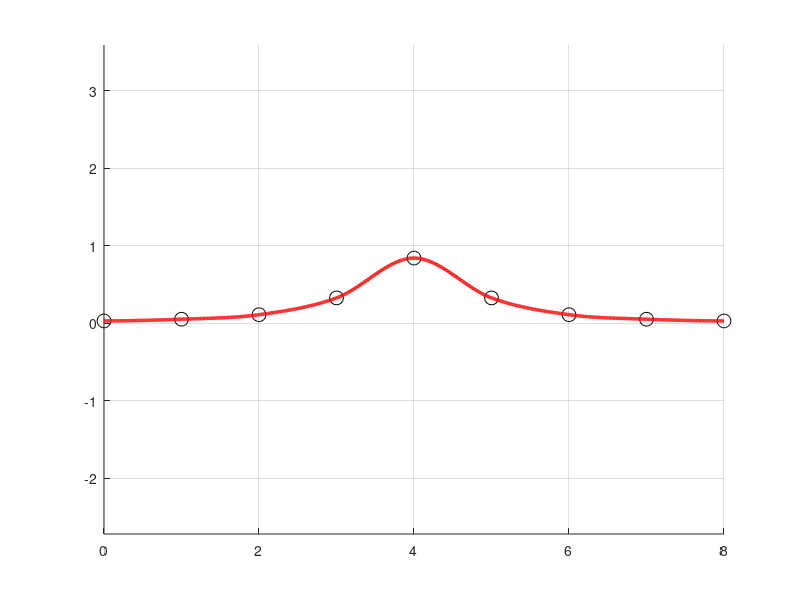

The MATLAB script that drew this image:
% Interpoliavimas_Ermito_splainais
% kiekvienas intervalas tarp tasku interpoliuojamas
% 2 eiles Ermito daugianariais, nustatant isvestiniu reiksmes pagal 
% skaitinio diferencijavimo formules

function main
clc,close all
hL=[];

X=[0 1 2 3 4 5 6 7 8]
Y=sin(1./(1+2*(X-4).^2))
DY=Akima(X,Y)
nP=length(X) % interpoliavimo tasku skaicius

f=figure(1),hold on, axis equal, grid on
% vaizduojame duotus taskus
for i=1:nP, 
    h(i)=plot(X(i), Y(i),'ko','ButtonDownFcn',@startDragFcn,'MarkerSize',10);
    % kas atliekama paspaudus peles klavisa, nurodoma funkcijoje startDragFcn
    % tasku objektu valdikliai issaugomi masyve h
end

set(f,'WindowButtonUpFcn',@stopDragFcn); % kas atliekama atleidus peles klavisa, nurodoma funkcijoje stopDragFcn

Ermito_splainu_interpoliavimas(X,Y,DY);  % interpoliuojame pagal ivestus taskus ir nubraizome pradine kreive  
                                                   
%************************************************************************   
% Toliau programa laukia pertraukimo nuo peles klaviso, kuris inicijuja 
% startDragFcn arba stopDragFcn vykdyma. Jos savo ruoztu peles judesi susieja arba atsieja 
% su draggingFcn
%************************************************************************

                                                   
%-----------  vidines funkcijos ------------------
%  jos aprasomos anksciau, nei sutinkamas pagrindines funkcijos "end",
%  todel visi pagrindineje funkcijoje naudojami kintamieji matomi taip pat
%  ir vidinese funkcijose

function startDragFcn(varargin) % apraso, kas atliekama, kai paspaudziamas kairys peles klavisas
     set(gcf, 'WindowButtonMotionFcn',@draggingFcn); % nurodo funkcija, kuria reikia nuolat kviesti pelei judant
end

function draggingFcn(varargin)  % apraso, kas atliekama, kai pele juda
    pt=get(gca,'Currentpoint');  % perskaitoma nauja padetis
    set(gco,'xData',pt(1,1),'yData',pt(1,2)); % pakeiciamos objekto koordinates
    X(find(gco == h))=pt(1,1); Y(find(gco == h))=pt(1,2);
    % kvieciame savo sukurta funkcija interpoliuojanciai kreivei apskaiciuoti: 
    Ermito_splainu_interpoliavimas(X,Y,DY);
 end

function stopDragFcn(varargin) % apraso, kas atliekama, kai atleidziamas kairys peles klavisas
    set(gcf, 'WindowButtonMotionFcn','');% nurodo, kad atleidus peles klavisa peles judejimas nebeturi kviesti funkcijos
end

function Ermito_splainu_interpoliavimas(X,Y,DY);
    nP=length(X) % interpoliavimo tasku skaicius
    if ~isempty(hL), delete(hL); end
    for iii=1:nP-1  %------  ciklas per intervalus tarp gretimu tasku
        nnn=100;
        xxx=[X(iii):(X(iii+1)-X(iii))/nnn:X(iii+1)];
        fff=0;
        for j=1:2
            [U,V]=Hermite(X(iii:iii+1),j,xxx);
            fff=fff+U*Y(iii+j-1)+V*DY(iii+j-1);
        end
        hL(iii)=plot(xxx,fff,'r-','LineWidth',2.5);
    end %-----------------ciklo per intervalus pabaiga
return
end

function [U,V]=Hermite(X,j,x)  % Ermito daugianariai
    L=Lagrange(X,j,x); DL=D_Lagrange(X,j,X(j));
    U=(1-2*DL.*(x-X(j))).*L.^2;
    V=(x-X(j)).*L.^2;
return
end

function L=Lagrange(X,j,x)  % Lagranzo daugianaris
    n=length(X);
    L=1; 
    for k=1:n, if k ~= j, L=L.*(x-X(k))/(X(j)-X(k)); end, end
return
end

function DL=D_Lagrange(X,j,x)  % Lagranzo daugianario isvestine pagal x
    n=length(X);    
    DL=0; %DL israskos skaitiklis
    for i=1:n % ciklas per atmetamus narius
        if i==j, continue, end 
        Lds=1;
        for k=1:n, if k ~= j && k ~= i , Lds=Lds.*(x-X(k)); end,  end
        DL=DL+Lds;
       end
    Ldv=1;   %DL israskos vardiklis 
    for k=1:n 
        if k ~= j, Ldv=Ldv.*(X(j)-X(k)); end 
    end
    DL=DL/Ldv;
return
end

function DY=Akima(X,Y) % Isvestiniu reiksmiu interpoliavimo taskuose nustatymas pagal skaitinio integravimo formules
    n=length(X);
    fnk=inline('(2*x-xi-xip1)/((xim1-xi)*(xim1-xip1))*yim1+(2*x-xim1-xip1)/((xi-xim1)*(xi-xip1))*yi+(2*x-xim1-xi)/((xip1-xim1)*(xip1-xi))*yip1')
    for i=1:n
        if i == 1,xim1=X(1);xi=X(2);xip1=X(3); yim1=Y(1);yi=Y(2);yip1=Y(3);DY(i)=fnk(xim1,xi,xim1,xip1,yi,yim1,yip1);
        elseif i == n, xim1=X(n-2);xi=X(n-1);xip1=X(n); yim1=Y(n-2);yi=Y(n-1);yip1=Y(n); DY(n)=fnk(xip1,xi,xim1,xip1,yi,yim1,yip1);
        else, xim1=X(i-1);xi=X(i);xip1=X(i+1); yim1=Y(i-1);yi=Y(i);yip1=Y(i+1); DY(i)=fnk(xi,xi,xim1,xip1,yi,yim1,yip1);
        end
    end
return
end


end   % Sis end uzbaigia pagrindine funkcija
